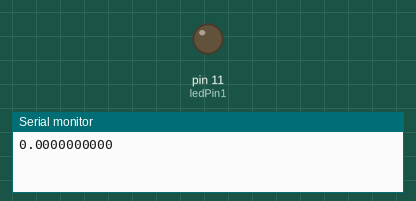
Bench run of a sketch on a simulated Arduino Uno, built with avr-gcc and run on an emulated ATmega328P. Parts: output pins drawn as LEDs (lit = HIGH), the last lines printed to the serial monitor.

Above: at 0.05 s.
At 5.05 s:
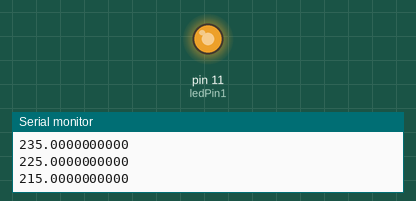
At 10.15 s:
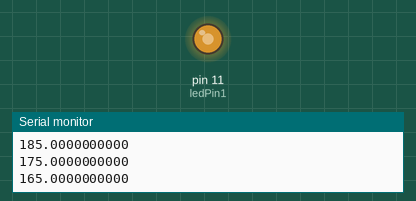
At 20.25 s:
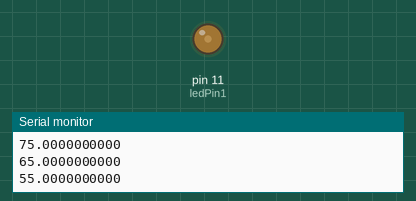
Timing chart, 0 to 32.2 s (numbered marks = the images above):
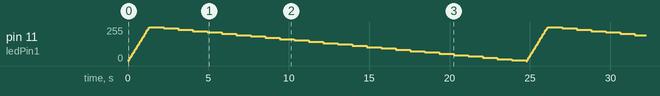

The sketch:

led_slow.ino.ino
```cpp
#define ledPin1 11
//#define ledPin2 13
#define FADE_TIME 2

void setup(){
  Serial.begin(9600);

  pinMode(ledPin1, OUTPUT);
  //pinMode(ledPin2, OUTPUT);

}

void loop() {
  float i;

  for(;;){
   for(i=0;i<256;i+=10){
     analogWrite(ledPin1, i);
     Serial.println(i,DEC);
     delay(50);
   }

   for(i=255;i>0;i-=10){
     analogWrite(ledPin1, i);
     Serial.println(i,DEC);
     delay(900);
   }
   delay(10);
  }
}
```
